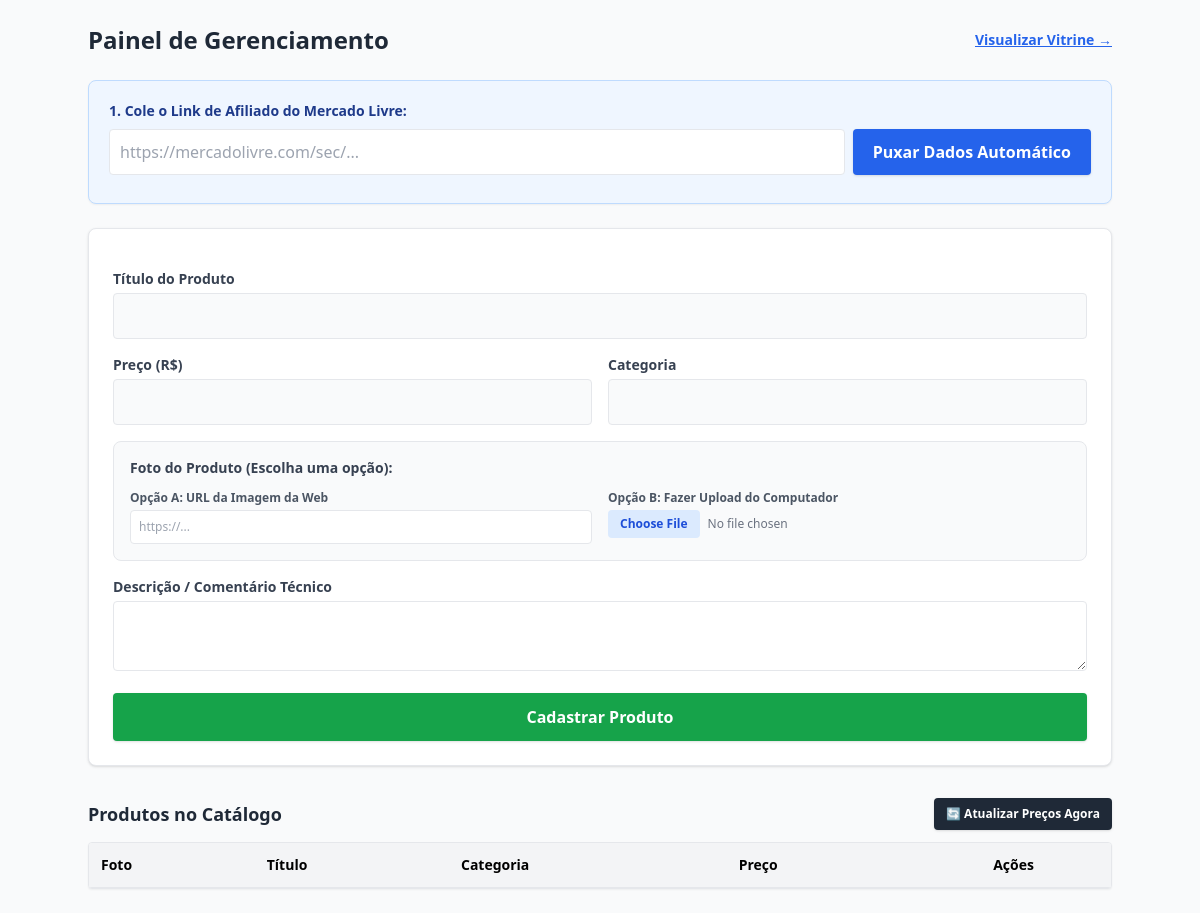
/admin, run on an earlier commit of the app's database.
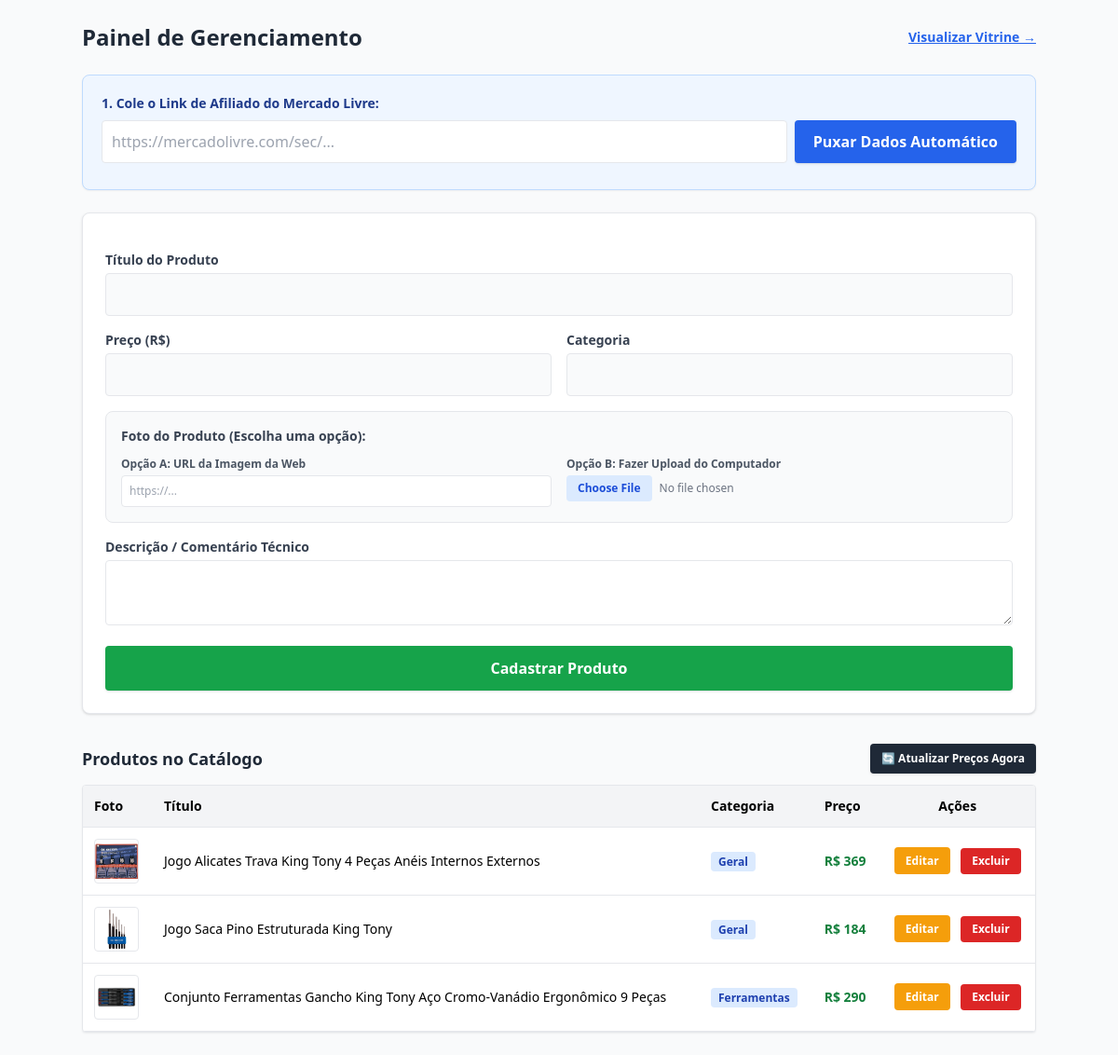
And on a later commit of the database.
### tables this page shows
CREATE TABLE produtos (
                id INTEGER PRIMARY KEY AUTOINCREMENT,
                titulo TEXT NOT NULL,
                descricao TEXT,
                preco TEXT,
                imagem_url TEXT,
                categoria TEXT,
                especificacoes TEXT,
                link_afiliado TEXT NOT NULL,
                cliques INTEGER DEFAULT 0
            );

### app.py (the view, shortened to what this page needs)
@app.route('/admin', methods=['GET', 'POST'])
def admin():
    with sqlite3.connect(DB_NAME) as conn:
        conn.row_factory = sqlite3.Row
        cursor = conn.cursor()
        cursor.execute("SELECT * FROM produtos ORDER BY id DESC")
        produtos = cursor.fetchall()
    return render_template('admin.html', produtos=produtos)

### templates/admin.html (shortened to what the changed rows need)
<!DOCTYPE html>
<html lang="pt-BR">
<head>
  <script src="https://cdn.tailwindcss.com"></script>
</head>
<body class="bg-gray-50 p-6">
  <div class="max-w-5xl mx-auto">
    <div class="flex justify-between items-center mb-6">
      <h1 class="text-2xl font-bold text-gray-800">Painel de Gerenciamento</h1>
    </div>
    <div class="flex justify-between items-center mb-3">
      <h2 class="text-lg font-bold text-gray-800">Produtos no Catálogo</h2>
    </div>
    <div class="bg-white rounded border overflow-x-auto shadow-sm">
      <table class="w-full text-left text-sm">
        <thead class="bg-gray-100 border-b">
          <tr>
            <th class="p-3">Foto</th>
            <th class="p-3">Título</th>
            <th class="p-3">Categoria</th>
            <th class="p-3">Preço</th>
            <th class="p-3 text-center">Ações</th>
          </tr>
        </thead>
        <tbody>
          {% for p in produtos %}
          <tr class="border-b hover:bg-gray-50">
            <td class="p-3">
              <img src="{{ p.imagem_url }}" alt="" class="w-12 h-12 object-contain bg-white border rounded">
            </td>
            <td class="p-3 font-medium">{{ p.titulo }}</td>
            <td class="p-3"><span class="bg-blue-100 text-blue-800 text-xs px-2 py-0.5 rounded font-semibold">{{ p.categoria }}</span></td>
            <td class="p-3 font-bold text-green-700">R$ {{ p.preco }}</td>
            <td class="p-3 text-center space-x-2">
              <a href="/admin/editar/{{ p.id }}" class="bg-amber-500 hover:bg-amber-600 text-white text-xs font-bold px-3 py-1.5 rounded">Editar</a>
              <form action="/admin/excluir/{{ p.id }}" method="POST" class="inline" onsubmit="return confirm('Deseja excluir este item da vitrine?');">
                <button type="submit" class="bg-red-600 hover:bg-red-700 text-white text-xs font-bold px-3 py-1.5 rounded">Excluir</button>
              </form>
            </td>
          </tr>
          {% endfor %}
        </tbody>
      </table>
    </div>
  </div>
</body>
</html>

What changed in the data, as far as the page shows it:
added produtos: imagem_url (picture), titulo "Jogo Alicates Trava King Tony 4 Peças Anéis Internos Externos", categoria "Geral", preco "369"
added produtos: imagem_url (picture), titulo "Jogo Saca Pino Estruturada King Tony", categoria "Geral", preco "184"
added produtos: imagem_url (picture), titulo "Conjunto Ferramentas Gancho King Tony Aço Cromo-Vanádio Ergonômico 9 Peças", categoria "Ferramentas", preco "290"
